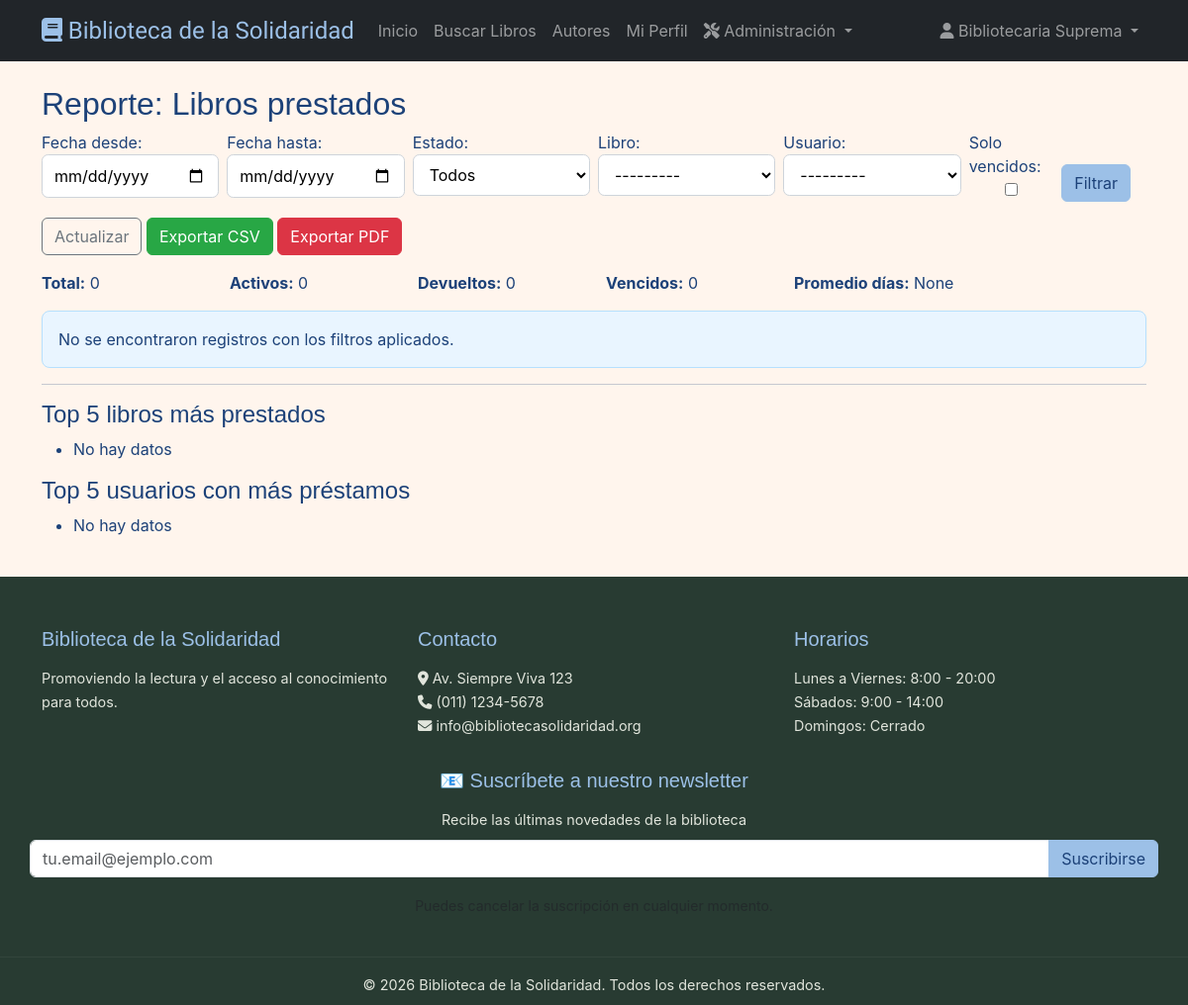
The page /reportes/libros-prestados/ (signed in) on the database as committed earlier.
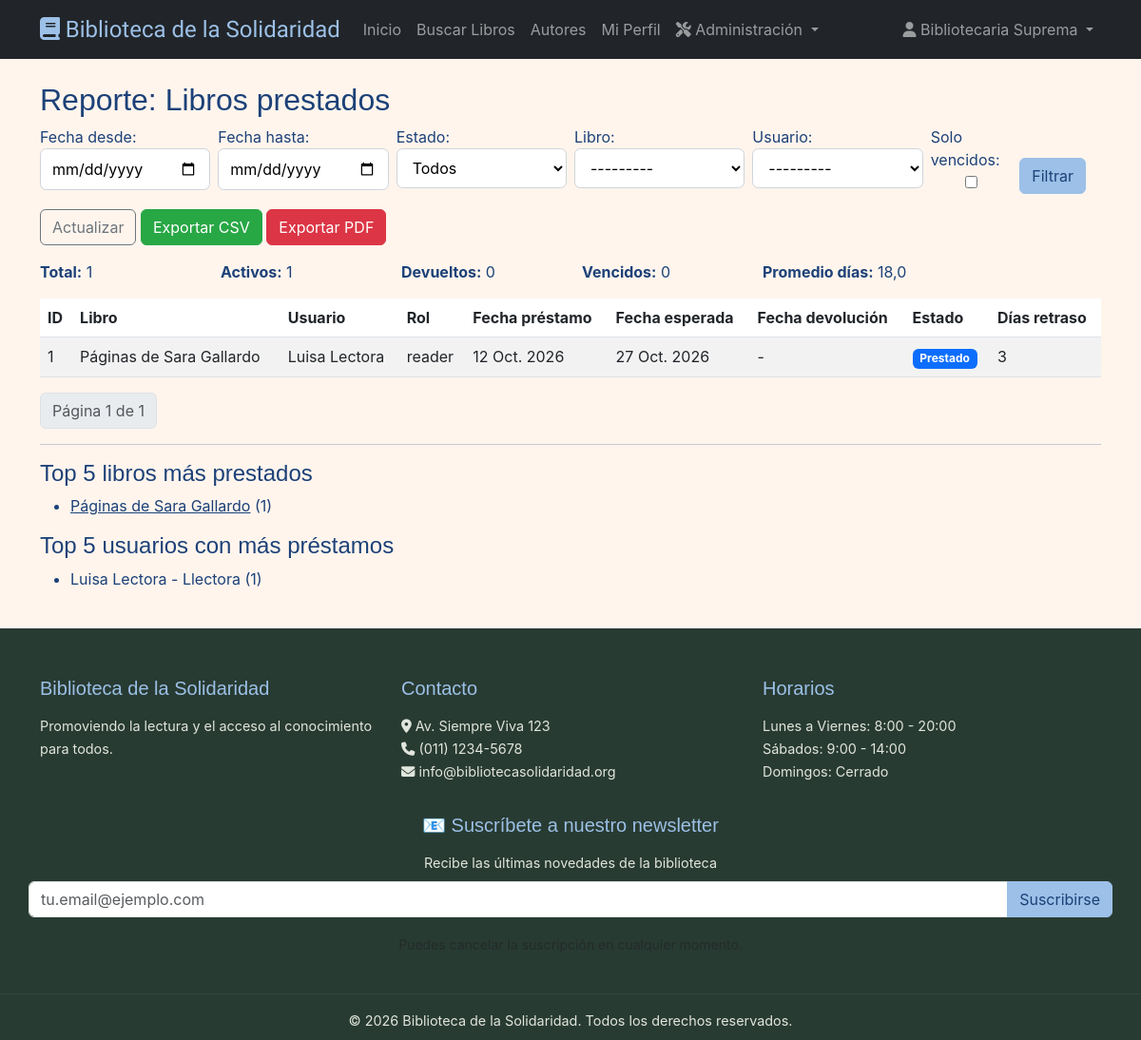
The same page on the database as committed later.
### apps/loans/models.py (models this page shows, shortened)
class Loan(models.Model):
    LOAN_TYPES = (
        ('normal', 'Normal (15 días)'),
        ('express', 'Express (3 días)'),
        ('summer', 'Verano (2 meses)'),
    )
    objects = LoanQuerySet.as_manager()
    LOAN_DURATION = {
        'normal': 15,
        'express': 3,
        'summer': 60,
    }
    user = models.ForeignKey(User, on_delete=models.CASCADE, related_name='loans')
    book = models.ForeignKey('books.Book', on_delete=models.CASCADE, related_name='loans')
    stock_item = models.ForeignKey(
        'books.BookStock',
        on_delete=models.SET_NULL,
        null=True,
        blank=True,
        related_name='loans',
    )
    loan_type = models.CharField(max_length=10, choices=LOAN_TYPES, default='normal')
    loan_date = models.DateField(auto_now_add=True)
    due_date = models.DateField()
    return_date = models.DateField(null=True, blank=True)
    status = models.CharField(max_length=20, choices=(
        ('active', 'Activo'),
        ('returned', 'Devuelto'),
        ('overdue', 'Vencido'),
        ('lost', 'Perdido'),
    ), default='active')
    renewal_count = models.IntegerField(default=0)
    max_renewals = models.IntegerField(default=2)
    class Meta:
        db_table = 'loans'
        verbose_name = 'Préstamo'
        verbose_name_plural = 'Préstamos'
        indexes = [
            models.Index(fields=['user', 'status']),
            models.Index(fields=['status', '-due_date']),
            models.Index(fields=['return_date']),
        ]

### apps/books/models.py (models this page shows, shortened)
class Book(models.Model):
    openlibrary_id = models.CharField(
        max_length=50, unique=True, blank=True, null=True, db_index=True
    )
    title = models.CharField(max_length=500, db_index=True)
    authors = models.ManyToManyField(Author, related_name='books', blank=True)
    publish_date = models.CharField(max_length=100, blank=True)
    description = models.TextField(blank=True)
    number_of_pages = models.IntegerField(blank=True, null=True)
    isbn = models.ManyToManyField(ISBN, related_name='books', blank=True)
    cover_url = models.URLField(blank=True)
    categories = models.ManyToManyField(Category, related_name='books')
    stock = models.IntegerField(default=0)
    available = models.BooleanField(default=True)
    created_at = models.DateTimeField(auto_now_add=True)
    updated_at = models.DateTimeField(auto_now=True)
    objects = BookQuerySet.as_manager()
    class Meta:
        db_table = 'books'
        verbose_name = 'Libro'
        verbose_name_plural = 'Libros'
        indexes = [
            models.Index(fields=['title']),
            models.Index(fields=['-created_at']),
            models.Index(fields=['available', 'stock']),
        ]
    def __str__(self):
        return self.title

### apps/users/models.py (models this page shows, shortened)
class User(AbstractUser):
    ROLES = (
        ('reader', 'Lector'),
        ('librarian', 'Bibliotecario'),
        ('admin', 'Administrador')
    )
    role = models.CharField(max_length=10, choices=ROLES, default='reader')
    dni = models.CharField(
            max_length=20,
            unique=True,
            validators=[validate_dni],
            help_text="Formato: 12345678 o 12.345.678"
        )
    address = models.TextField()
    phone = models.CharField(max_length=20)
    score = models.FloatField(default=5.0)
    is_active_member = models.BooleanField(default=True)
    suspension_end_date = models.DateField(null=True, blank=True)
    class Meta:
        db_table = 'users'
        verbose_name = 'Usuario'
        verbose_name_plural = 'Usuarios'
    def __str__(self):
        return f"{self.username} ({self.get_role_display()})"

### apps/reportes/views.py (the view, shortened to what this page needs)
# urls.py: path('libros-prestados/', views.LoanReportView.as_view(), name='libros_prestados'),
class LoanReportView(LibrarianRequiredMixin, ListView):
    template_name = 'reportes/libros_prestados.html'
    context_object_name = 'loans'
    paginate_by = 25
    def get(self, request, *args, **kwargs):
        form = LoanReportForm(request.GET or None)
        qs = Loan.objects.select_related('user', 'book').all()
        today = timezone.now().date()
        loans = qs.order_by('-loan_date')
        total = loans.count()
        activos = loans.filter(status='active').count()
        devueltos = loans.filter(status='returned').count()
        vencidos = loans.filter(status='overdue').count()
        avg_days = None
        if total:
            total_days = 0
            count_for_avg = 0
            for l in loans:
                if l.return_date:
                    days = (l.return_date - l.loan_date).days
                else:
                    days = (today - l.loan_date).days
                total_days += days
                count_for_avg += 1
            avg_days = round(total_days / count_for_avg, 2) if count_for_avg else None
        top_books = Book.objects.filter(loans__in=loans).annotate(count=Count('loans')).order_by('-count')[:5]
        top_users = User.objects.filter(loans__in=loans).annotate(count=Count('loans')).order_by('-count')[:5]
        paginator = Paginator(loans, self.paginate_by)
        page = request.GET.get('page')
        page_obj = paginator.get_page(page)
        context = {
            'form': form,
            'loans': page_obj,
            'page_obj': page_obj,
            'total': total,
            'activos': activos,
            'devueltos': devueltos,
            'vencidos': vencidos,
            'avg_days': avg_days,
            'top_books': top_books,
            'top_users': top_users,
        }
        for l in page_obj.object_list:
            try:
                if l.return_date:
                    l.days_delay = max(0, (l.return_date - l.due_date).days)
                else:
                    l.days_delay = max(0, (today - l.due_date).days)
            except Exception:
                l.days_delay = 0
        context = {
            'form': form,
            'loans': page_obj,
            'page_obj': page_obj,
            'total': total,
            'activos': activos,
            'devueltos': devueltos,
            'vencidos': vencidos,
            'avg_days': avg_days,
            'top_books': top_books,
            'top_users': top_users,
            'today': today,
        }
        return render(request, self.template_name, context)

### apps/reportes/forms.py (shortened to what this page needs)
class LoanReportForm(forms.Form):
    fecha_desde = forms.DateField(required=False, widget=forms.DateInput(attrs={'type': 'date'}))
    fecha_hasta = forms.DateField(required=False, widget=forms.DateInput(attrs={'type': 'date'}))
    estado = forms.ChoiceField(choices=STATE_CHOICES, required=False, initial='all')
    libro = forms.ModelChoiceField(queryset=Book.objects.all(), required=False)
    usuario = forms.ModelChoiceField(queryset=User.objects.all(), required=False)
    categoria = forms.ModelChoiceField(queryset=Category.objects.all(), required=False)
    solo_vencidos = forms.BooleanField(required=False)

### apps/users/mixin.py (called while the page is built)
    def test_func(self):
        user = self.request.user
        return (
            user.is_authenticated
            and getattr(user, 'role', None) in self.allowed_roles
        )

### apps/reportes/templates/reportes/libros_prestados.html (shortened to what this page needs)
{% extends 'base.html' %}
{% load static %}
{% block content %}
<div class="container mt-4">
  <h2>Reporte: Libros prestados</h2>
  <form method="get" class="row g-2 mb-3">
    <div class="col-md-2">
      {{ form.fecha_desde.label_tag }}
      {{ form.fecha_desde }}
    </div>
    <div class="col-md-2">
      {{ form.fecha_hasta.label_tag }}
      {{ form.fecha_hasta }}
    </div>
    <div class="col-md-2">
      {{ form.estado.label_tag }}
      {{ form.estado }}
    </div>
    <div class="col-md-2">
      {{ form.libro.label_tag }}
      {{ form.libro }}
    </div>
    <div class="col-md-2">
      {{ form.usuario.label_tag }}
      {{ form.usuario }}
    </div>
    <div class="col-md-1">
      {{ form.solo_vencidos.label_tag }}
      {{ form.solo_vencidos }}
    </div>
    <div class="col-md-1 align-self-end">
      <button class="btn btn-primary" type="submit">Filtrar</button>
    </div>
  </form>
  <div class="mb-3">
    <a href="?{% for k,v in request.GET.items %}{% if k != 'page' %}{{ k }}={{ v|urlencode }}&{% endif %}{% endfor %}" class="btn btn-outline-secondary">Actualizar</a>
    <a href="{% url 'reportes:export_loans_csv' %}?{% for k,v in request.GET.items %}{% if k != 'page' %}{{ k }}={{ v|urlencode }}&{% endif %}{% endfor %}" class="btn btn-success">Exportar CSV</a>
    <a href="{% url 'reportes:export_loans_pdf' %}?{% for k,v in request.GET.items %}{% if k != 'page' %}{{ k }}={{ v|urlencode }}&{% endif %}{% endfor %}" class="btn btn-danger">Exportar PDF</a>
  </div>
  <div class="row mb-3">
    <div class="col-md-2"><strong>Total:</strong> {{ total }}</div>
    <div class="col-md-2"><strong>Activos:</strong> {{ activos }}</div>
    <div class="col-md-2"><strong>Devueltos:</strong> {{ devueltos }}</div>
    <div class="col-md-2"><strong>Vencidos:</strong> {{ vencidos }}</div>
    <div class="col-md-4"><strong>Promedio días:</strong> {{ avg_days }}</div>
  </div>
  {% if loans.object_list %}
  <div class="table-responsive">
    <table class="table table-striped">
      <thead>
        <tr>
          <th>ID</th>
          <th>Libro</th>
          <th>Usuario</th>
          <th>Rol</th>
          <th>Fecha préstamo</th>
          <th>Fecha esperada</th>
          <th>Fecha devolución</th>
          <th>Estado</th>
          <th>Días retraso</th>
        </tr>
      </thead>
      <tbody>
        {% for loan in loans.object_list %}
        <tr>
          <td>{{ loan.id }}</td>
          <td>{{ loan.book.title }}</td>
          <td>{{ loan.user.get_full_name|default:loan.user.username }}</td>
          <td>{{ loan.user.role|default:'—' }}</td>
          <td>{{ loan.loan_date }}</td>
          <td>{{ loan.due_date }}</td>
          <td>{{ loan.return_date|default:'-' }}</td>
          <td>
            {% if loan.status == 'active' %}
              <span class="badge bg-primary">Prestado</span>
            {% elif loan.status == 'returned' %}
              <span class="badge bg-success">Devuelto</span>
            {% elif loan.status == 'overdue' %}
              <span class="badge bg-danger">Vencido</span>
            {% else %}
              <span class="badge bg-secondary">{{ loan.get_status_display }}</span>
            {% endif %}
          </td>
          <td>{{ loan.days_delay }}</td>
        </tr>
        {% endfor %}
      </tbody>
    </table>
  </div>
  <nav aria-label="Page navigation">
    <ul class="pagination">
      <li class="page-item disabled"><span class="page-link">Página {{ loans.number }} de {{ loans.paginator.num_pages }}</span></li>
    </ul>
  </nav>
  {% else %}
    <div class="alert alert-info">No se encontraron registros con los filtros aplicados.</div>
  {% endif %}
  <hr/>
  <h4>Top 5 libros más prestados</h4>
  <ul>
    {% for b in top_books %}
      <li><a href="{% url 'book_detail' b.pk %}">{{ b.title }}</a> ({{ b.count }})</li>
    {% empty %}
      <li>No hay datos</li>
    {% endfor %}
  </ul>
  <h4>Top 5 usuarios con más préstamos</h4>
  <ul>
    {% for u in top_users %}
      <li>{{ u.get_full_name }} - {{ u.username }} ({{ u.count }})</li>
    {% empty %}
      <li>No hay datos</li>
    {% endfor %}
  </ul>
</div>
{% endblock %}

Rows that differ between the two databases and show on the page:
added Loan: id "1", book "Páginas de Sara Gallardo", user.get_full_name "Luisa Lectora", user.role "reader", loan_date "12 Oct. 2026", due_date "27 Oct. 2026", return_date "-", status "Prestado", days_delay "3"
now on this page (row unchanged): Book: title "Páginas de Sara Gallardo", count "1"
now on this page (row edited): User: get_full_name "Luisa Lectora", username "Llectora", count "1"
Other text that changed with them:
{{ total }}: "0" → "1"
{{ activos }}: "0" → "1"
{{ avg_days }}: "None" → "18,0"
{{ loans.number }}: (not shown) → "1"
{{ loans.paginator.num_pages }}: (not shown) → "1"
text no longer shown: "No se encontraron registros con los filtros aplicados. No hay datos No hay datos"
text now shown: "ID Libro Usuario Rol Fecha préstamo Fecha esperada Fecha devolución Estado Días retraso Página de"
